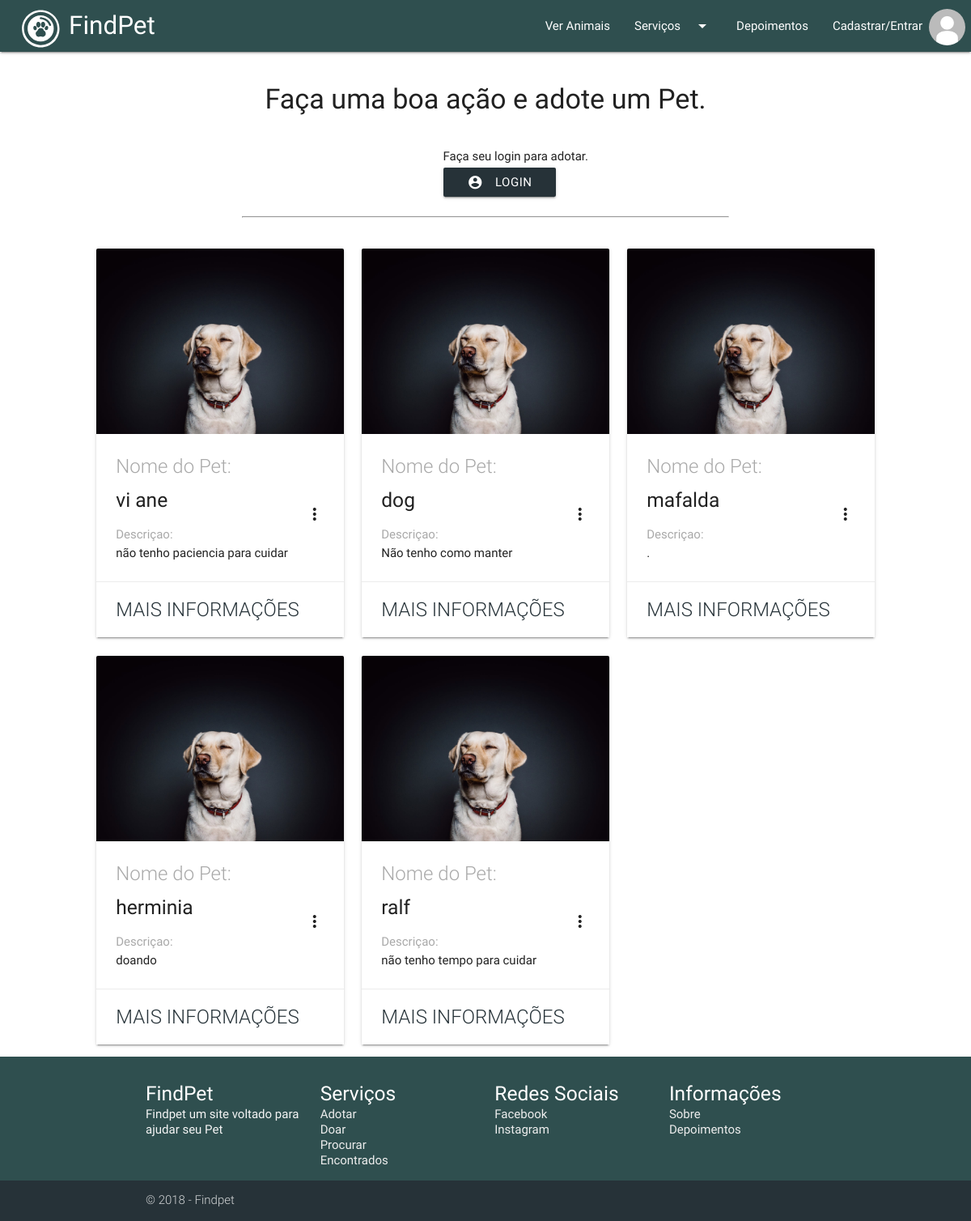
/adotar.php, run on the app's committed database.
### tables this page shows
CREATE TABLE `animal` (
  `idanimal` int(10) UNSIGNED NOT NULL,
  `especie` varchar(8) NOT NULL,
  `raca` varchar(50) NOT NULL,
  `porte` varchar(8) NOT NULL,
  `cor` varchar(45) NOT NULL,
 `img` varchar(30) DEFAULT 'animalProfile.png',
  `tipo` varchar(12) NOT NULL,
  `descricao` text NOT NULL,
  `nome` varchar(45) NOT NULL,
  `castrado` int(1) DEFAULT NULL,
  `idusuario` int(10) NOT NULL,
  `vacinado` int(1) DEFAULT NULL,
  `nascimento` DATE DEFAULT NULL
);

### adotar.php (the view, shortened to what this page needs)
<?php
    require 'navbar.php';
?>
<br/>
<center><h4> Faça uma boa ação e adote um Pet. </h4></center>
<?php if(!isset($_SESSION['id'])){ ?>
    <br/>
    <div id="adotarlogin">
    <h6>Faça seu login para adotar.</h6>  <a class="blue-grey darken-4 btn" href="cadastro.php" ><i class="material-icons left">account_circle</i>Login</a>
    </div>
<?php } ?>
<hr class="hr">
<br/>
    <div id="petsAdotar" class="row">
    <?php
      require "ajax/conexao.php";
      $stmt = $conn->query("SELECT animal.idanimal, animal.idusuario, animal.cor, animal.porte, animal.especie, animal.raca, animal.descricao, animal.tipo, animal.nome FROM animal INNER JOIN usuario ON animal.idusuario = usuario.idusuario WHERE animal.tipo ='doacao';");
      $result = $stmt->fetchAll();
          $i = 1;
          if($result){
              foreach($result as $row){ ?>
                <div class=" row cardpet<?php echo $i; ?> col s12 m6 l4 xl4 xxl2 "><?php $i++; ?>
                    <div class="col-sm-6">
                        <div class="card sticky-action" style="overflow: visible;">
                          <div class="card-image waves-effect waves-block waves-light">
                            <img class="activator" src="img/doggo.jpg">
                          </div>
                          <div class="card-content">
                            <span class="card-title activator grey-text text-darken-4"><h10 id="pet">Nome do Pet:</h10><h5><?php if($row['nome'] == ''){ echo "Sem nome";} else{ echo $row['nome'];} ?></h5><i class="material-icons right">more_vert</i></span>
                              <br/>
                              <h10 id="pet">Descriçao:</h10>
                              <br/>
                              <p><?php echo $row['descricao']; ?></p>
                          </div>
                          <div class="card-action card-title activator ">
                            <a class="card-title activator">Mais Informações</a>
                          </div>
                    </div>
                </div>
            </div>
            <?php
              }
          }?>
        </div>
<?php
    require 'footer.php';
?>

### navbar.php (shortened to what this page needs)
<?php
    $row['img'] = 'profile.jpg';
?>
<!DOCTYPE html>
    <html lang="en">
        <head>
            <link rel="stylesheet" href="css/materialize.css" media="screen,projection">
            <link href="css/noty.css" rel="stylesheet">
            <link href="css/slim.min.css" rel="stylesheet">
            <link rel="stylesheet" type="text/css" href="css/style.css">
        </head>
        <body>
            <div class="row">
                <div class="navbar-fixed">
                    <nav id="navbar">
                        <div class="nav-wrapper">
                            <img src="img/Logo.svg" class="logo">
                            <a href="index.php" class="brand-logo">FindPet</a>
                            <ul id="nav-mobile" class="right hide-on-med-and-down">
                                <li><a href="mapa.php">Ver Animais</a></li>
                                <li><a class="dropdown-button" href="#" data-activates="dropdown2">Serviços<i class="material-icons right">arrow_drop_down</i></a></li>
                                <li><a href="depoimentos.php">Depoimentos</a></li>
                                <ul class="right hide-on-med-and-down" id="areaLogin">
                                    <li><a href="javascript:;" onclick="login()">Cadastrar/Entrar<img class="avatar" id="avatarnavbar" src="img/<?php echo $row['img']; ?>"></a></li>
                                </ul>
                            </ul>
                        </div>
                    </nav>
                </div>
            </div>

### footer.php
<footer class="page-footer">
    <div class="container">
        <div class="blocofooter row">
                <div class="descrifooter col s12 m6 l3">
                    <h5 class="white-text">FindPet</h5>
                    <p class="grey-text text-lighten-4">Findpet um site voltado para ajudar seu Pet</p>
                </div>
                <div class="col s12 m6 l3">
                    <h5>Serviços</h5>
                    <ul>
                        <li><a class="grey-text text-lighten-3"  href="adotar.php">Adotar</a></li>
                        <li><a class="grey-text text-lighten-3"  href="doacao.php">Doar</a></li>
                        <li><a class="grey-text text-lighten-3"  href="mapa.php">Procurar</a></li>
                        <li><a class="grey-text text-lighten-3"  href="encontrado.php">Encontrados</a></li>
                    </ul>
                </div>
                <div class="col s12 m6 l3">
                    <h5 class="white-text">Redes Sociais</h5>
                    <ul>
                        <li><a class="grey-text text-lighten-3" href="https://www.facebook.com/EquipeFindPet/" target="_blank">Facebook</a></li>
                        <li><a class="grey-text text-lighten-3" href="https://www.instagram.com/findpet_ifsp/?hl=pt-br" target="_blank">Instagram</a></li>
                    </ul>
                </div>
                <div class="col s12 m6 l3">
                    <h5>Informações</h5>
                    <ul>
                        <li><a class="grey-text text-lighten-3" href="sobre.php">Sobre</a></li>
                        <li><a class="grey-text text-lighten-3" href="depoimentos.php">Depoimentos</a></li>
                    </ul>
                </div>
        </div>
    </div>
    <div class="blue-grey darken-4 footer-copyright">
        <div class="container">
            © 2018 - Findpet
        </div>
    </div>
</footer>

### css/style.css (style rules this page uses)
h5 { margin: 0.82rem 0 -0.844rem 0; }
.brand-logo { left: %; }
.logo { width: 47px; margin: 3px; }
@media only screen and (min-width: 901px) { .logo { width: 60px; margin: 5px; margin-left: 20px; } }
#navbar { background-color: #2F4F4F; }
.navbar-fixed { z-index: 998; }
#avatarnavbar { float: right; margin: -34% -5% 0% 10%; }
.avatar { width: 45px; height: 45px; border-radius: 25px; margin-top: 5%; }
.page-footer { background-color: #2F4F4F; clear: both; width: 100%; line-height: 19px; }
.footer-copyright { background-color: black; }
html, body { height: 100%; }
#pet { color: darkgray; }
.card .card-action a:not(.btn):not(.btn-large):not(.btn-large):not(.btn-floating) { color: #263238; }
.hr { width: 50%; margin-top: 2%; }
#adotarlogin { margin-left: 45%; padding-left: 0.5rem; }
#petsAdotar { max-width: 82%; }

### data on the page
animal: nome "vi ane", descricao "não tenho paciencia para cuidar"
animal: nome "dog", descricao "Não tenho como manter"
animal: nome "mafalda", descricao "."
animal: nome "herminia", descricao "doando"
animal: nome "ralf", descricao "não tenho tempo para cuidar"
